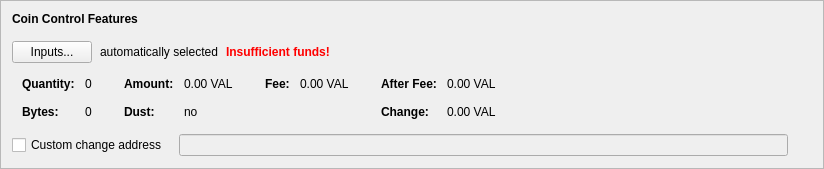
      <widget class="QFrame" name="frameCoinControl">
       <property name="sizePolicy">
        <sizepolicy hsizetype="Preferred" vsizetype="Fixed">
         <horstretch>0</horstretch>
         <verstretch>0</verstretch>
        </sizepolicy>
       </property>
       <property name="frameShape">
        <enum>QFrame::StyledPanel</enum>
       </property>
       <property name="frameShadow">
        <enum>QFrame::Raised</enum>
       </property>
       <layout class="QVBoxLayout" name="verticalLayout_4">
        <item>
         <layout class="QVBoxLayout" name="verticalLayoutCoinControl" stretch="0,0,0,0,0">
          <property name="spacing">
           <number>0</number>
          </property>
          <property name="sizeConstraint">
           <enum>QLayout::SetDefaultConstraint</enum>
          </property>
          <property name="leftMargin">
           <number>0</number>
          </property>
          <property name="topMargin">
           <number>0</number>
          </property>
          <item>
           <layout class="QHBoxLayout" name="horizontalLayoutCoinControl1">
            <property name="bottomMargin">
             <number>15</number>
            </property>
            <item>
             <widget class="QLabel" name="labelCoinControlFeatures">
              <property name="sizePolicy">
               <sizepolicy hsizetype="Preferred" vsizetype="Maximum">
                <horstretch>0</horstretch>
                <verstretch>0</verstretch>
               </sizepolicy>
              </property>
              <property name="font">
               <font>
                <weight>75</weight>
                <bold>true</bold>
               </font>
              </property>
              <property name="styleSheet">
               <string notr="true">font-weight:bold;</string>
              </property>
              <property name="text">
               <string>Coin Control Features</string>
              </property>
             </widget>
            </item>
           </layout>
          </item>
          <item>
           <layout class="QHBoxLayout" name="horizontalLayoutCoinControl2" stretch="0,0,0,0">
            <property name="spacing">
             <number>8</number>
            </property>
            <property name="bottomMargin">
             <number>10</number>
            </property>
            <item>
             <widget class="QPushButton" name="pushButtonCoinControl">
              <property name="styleSheet">
               <string notr="true"/>
              </property>
              <property name="text">
               <string>Inputs...</string>
              </property>
              <property name="autoDefault">
               <bool>false</bool>
              </property>
             </widget>
            </item>
            <item>
             <widget class="QLabel" name="labelCoinControlAutomaticallySelected">
              <property name="text">
               <string>automatically selected</string>
              </property>
              <property name="margin">
               <number>5</number>
              </property>
             </widget>
            </item>
            <item>
             <widget class="QLabel" name="labelCoinControlInsuffFunds">
              <property name="font">
               <font>
                <weight>75</weight>
                <bold>true</bold>
               </font>
              </property>
              <property name="styleSheet">
               <string notr="true">color:red;font-weight:bold;</string>
              </property>
              <property name="text">
               <string>Insufficient funds!</string>
              </property>
              <property name="margin">
               <number>5</number>
              </property>
             </widget>
            </item>
            <item>
             <spacer name="horizontalSpacerCoinControl">
              <property name="orientation">
               <enum>Qt::Horizontal</enum>
              </property>
              <property name="sizeHint" stdset="0">
               <size>
                <width>40</width>
                <height>1</height>
               </size>
              </property>
             </spacer>
            </item>
           </layout>
          </item>
          <item>
           <widget class="QWidget" name="widgetCoinControl" native="true">
            <property name="sizePolicy">
             <sizepolicy hsizetype="Preferred" vsizetype="Preferred">
              <horstretch>0</horstretch>
              <verstretch>0</verstretch>
             </sizepolicy>
            </property>
            <property name="minimumSize">
             <size>
              <width>0</width>
              <height>0</height>
             </size>
            </property>
            <property name="styleSheet">
             <string notr="true"/>
            </property>
            <layout class="QHBoxLayout" name="horizontalLayoutCoinControl5">
             <property name="leftMargin">
              <number>0</number>
             </property>
             <property name="topMargin">
              <number>0</number>
             </property>
             <property name="rightMargin">
              <number>0</number>
             </property>
             <property name="bottomMargin">
              <number>0</number>
             </property>
             <item>
              <layout class="QHBoxLayout" name="horizontalLayoutCoinControl3" stretch="0,0,0,1">
               <property name="spacing">
                <number>20</number>
               </property>
               <property name="topMargin">
                <number>0</number>
               </property>
               <property name="bottomMargin">
                <number>10</number>
               </property>
               <item>
                <layout class="QFormLayout" name="formLayoutCoinControl1">
                 <property name="horizontalSpacing">
                  <number>10</number>
                 </property>
                 <property name="verticalSpacing">
                  <number>14</number>
                 </property>
                 <property name="leftMargin">
                  <number>10</number>
                 </property>
                 <property name="topMargin">
                  <number>4</number>
                 </property>
                 <property name="rightMargin">
                  <number>6</number>
                 </property>
                 <item row="0" column="0">
                  <widget class="QLabel" name="labelCoinControlQuantityText">
                   <property name="font">
                    <font>
                     <weight>75</weight>
                     <bold>true</bold>
                    </font>
                   </property>
                   <property name="text">
                    <string>Quantity:</string>
                   </property>
                   <property name="margin">
                    <number>0</number>
                   </property>
                  </widget>
                 </item>
                 <item row="0" column="1">
                  <widget class="QLabel" name="labelCoinControlQuantity">
                   <property name="cursor">
                    <cursorShape>IBeamCursor</cursorShape>
                   </property>
                   <property name="contextMenuPolicy">
                    <enum>Qt::ActionsContextMenu</enum>
                   </property>
                   <property name="text">
                    <string notr="true">0</string>
                   </property>
                   <property name="margin">
                    <number>0</number>
                   </property>
                   <property name="textInteractionFlags">
                    <set>Qt::LinksAccessibleByMouse|Qt::TextSelectableByKeyboard|Qt::TextSelectableByMouse</set>
                   </property>
                  </widget>
                 </item>
                 <item row="1" column="0">
                  <widget class="QLabel" name="labelCoinControlBytesText">
                   <property name="font">
                    <font>
                     <weight>75</weight>
                     <bold>true</bold>
                    </font>
                   </property>
                   <property name="text">
                    <string>Bytes:</string>
                   </property>
                  </widget>
                 </item>
                 <item row="1" column="1">
                  <widget class="QLabel" name="labelCoinControlBytes">
                   <property name="cursor">
                    <cursorShape>IBeamCursor</cursorShape>
                   </property>
                   <property name="contextMenuPolicy">
                    <enum>Qt::ActionsContextMenu</enum>
                   </property>
                   <property name="text">
                    <string notr="true">0</string>
                   </property>
                   <property name="textInteractionFlags">
                    <set>Qt::LinksAccessibleByMouse|Qt::TextSelectableByKeyboard|Qt::TextSelectableByMouse</set>
                   </property>
                  </widget>
                 </item>
                </layout>
               </item>
               <item>
                <layout class="QFormLayout" name="formLayoutCoinControl2">
                 <property name="horizontalSpacing">
                  <number>10</number>
                 </property>
                 <property name="verticalSpacing">
                  <number>14</number>
                 </property>
                 <property name="leftMargin">
                  <number>6</number>
                 </property>
                 <property name="topMargin">
                  <number>4</number>
                 </property>
                 <property name="rightMargin">
                  <number>6</number>
                 </property>
                 <item row="0" column="0">
                  <widget class="QLabel" name="labelCoinControlAmountText">
                   <property name="font">
                    <font>
                     <weight>75</weight>
                     <bold>true</bold>
                    </font>
                   </property>
                   <property name="text">
                    <string>Amount:</string>
                   </property>
                   <property name="margin">
                    <number>0</number>
                   </property>
                  </widget>
                 </item>
                 <item row="0" column="1">
                  <widget class="QLabel" name="labelCoinControlAmount">
                   <property name="cursor">
                    <cursorShape>IBeamCursor</cursorShape>
                   </property>
                   <property name="contextMenuPolicy">
                    <enum>Qt::ActionsContextMenu</enum>
                   </property>
                   <property name="text">
                    <string notr="true">0.00 VAL</string>
                   </property>
                   <property name="textInteractionFlags">
                    <set>Qt::LinksAccessibleByMouse|Qt::TextSelectableByKeyboard|Qt::TextSelectableByMouse</set>
                   </property>
                  </widget>
                 </item>
                 <item row="1" column="0">
                  <widget class="QLabel" name="labelCoinControlLowOutputText">
                   <property name="font">
                    <font>
                     <weight>75</weight>
                     <bold>true</bold>
                    </font>
                   </property>
                   <property name="text">
                    <string>Dust:</string>
                   </property>
                  </widget>
                 </item>
                 <item row="1" column="1">
                  <widget class="QLabel" name="labelCoinControlLowOutput">
                   <property name="cursor">
                    <cursorShape>IBeamCursor</cursorShape>
                   </property>
                   <property name="contextMenuPolicy">
                    <enum>Qt::ActionsContextMenu</enum>
                   </property>
                   <property name="text">
                    <string notr="true">no</string>
                   </property>
                   <property name="textInteractionFlags">
                    <set>Qt::LinksAccessibleByMouse|Qt::TextSelectableByKeyboard|Qt::TextSelectableByMouse</set>
                   </property>
                  </widget>
                 </item>
                </layout>
               </item>
               <item>
                <layout class="QFormLayout" name="formLayoutCoinControl3">
                 <property name="horizontalSpacing">
                  <number>10</number>
                 </property>
                 <property name="verticalSpacing">
                  <number>14</number>
                 </property>
                 <property name="leftMargin">
                  <number>6</number>
                 </property>
                 <property name="topMargin">
                  <number>4</number>
                 </property>
                 <property name="rightMargin">
                  <number>6</number>
                 </property>
                 <item row="0" column="0">
                  <widget class="QLabel" name="labelCoinControlFeeText">
                   <property name="font">
                    <font>
                     <weight>75</weight>
                     <bold>true</bold>
                    </font>
                   </property>
                   <property name="text">
                    <string>Fee:</string>
                   </property>
                   <property name="margin">
                    <number>0</number>
                   </property>
                  </widget>
                 </item>
                 <item row="0" column="1">
                  <widget class="QLabel" name="labelCoinControlFee">
                   <property name="cursor">
                    <cursorShape>IBeamCursor</cursorShape>
                   </property>
                   <property name="contextMenuPolicy">
                    <enum>Qt::ActionsContextMenu</enum>
                   </property>
                   <property name="text">
                    <string notr="true">0.00 VAL</string>
                   </property>
                   <property name="textInteractionFlags">
                    <set>Qt::LinksAccessibleByMouse|Qt::TextSelectableByKeyboard|Qt::TextSelectableByMouse</set>
                   </property>
                  </widget>
                 </item>
                </layout>
               </item>
               <item>
                <layout class="QFormLayout" name="formLayoutCoinControl4">
                 <property name="horizontalSpacing">
                  <number>10</number>
                 </property>
                 <property name="verticalSpacing">
                  <number>14</number>
                 </property>
                 <property name="leftMargin">
                  <number>6</number>
                 </property>
                 <property name="topMargin">
                  <number>4</number>
                 </property>
                 <property name="rightMargin">
                  <number>6</number>
                 </property>
                 <item row="0" column="0">
                  <widget class="QLabel" name="labelCoinControlAfterFeeText">
                   <property name="font">
                    <font>
                     <weight>75</weight>
                     <bold>true</bold>
                    </font>
                   </property>
                   <property name="text">
                    <string>After Fee:</string>
                   </property>
                   <property name="margin">
                    <number>0</number>
                   </property>
                  </widget>
                 </item>
                 <item row="0" column="1">
                  <widget class="QLabel" name="labelCoinControlAfterFee">
                   <property name="cursor">
                    <cursorShape>IBeamCursor</cursorShape>
                   </property>
                   <property name="contextMenuPolicy">
                    <enum>Qt::ActionsContextMenu</enum>
                   </property>
                   <property name="text">
                    <string notr="true">0.00 VAL</string>
                   </property>
                   <property name="textInteractionFlags">
                    <set>Qt::LinksAccessibleByMouse|Qt::TextSelectableByKeyboard|Qt::TextSelectableByMouse</set>
                   </property>
                  </widget>
                 </item>
                 <item row="1" column="0">
                  <widget class="QLabel" name="labelCoinControlChangeText">
                   <property name="font">
                    <font>
                     <weight>75</weight>
                     <bold>true</bold>
                    </font>
                   </property>
                   <property name="text">
                    <string>Change:</string>
                   </property>
                  </widget>
                 </item>
                 <item row="1" column="1">
                  <widget class="QLabel" name="labelCoinControlChange">
                   <property name="cursor">
                    <cursorShape>IBeamCursor</cursorShape>
                   </property>
                   <property name="contextMenuPolicy">
                    <enum>Qt::ActionsContextMenu</enum>
                   </property>
                   <property name="text">
                    <string notr="true">0.00 VAL</string>
                   </property>
                   <property name="textInteractionFlags">
                    <set>Qt::LinksAccessibleByMouse|Qt::TextSelectableByKeyboard|Qt::TextSelectableByMouse</set>
                   </property>
                  </widget>
                 </item>
                </layout>
               </item>
              </layout>
             </item>
            </layout>
           </widget>
          </item>
          <item>
           <layout class="QHBoxLayout" name="horizontalLayoutCoinControl4" stretch="0,0,0">
            <property name="spacing">
             <number>12</number>
            </property>
            <property name="sizeConstraint">
             <enum>QLayout::SetDefaultConstraint</enum>
            </property>
            <property name="topMargin">
             <number>5</number>
            </property>
            <property name="rightMargin">
             <number>5</number>
            </property>
            <item>
             <widget class="QCheckBox" name="checkBoxCoinControlChange">
              <property name="toolTip">
               <string>If this is activated, but the change address is empty or invalid, change will be sent to a newly generated address.</string>
              </property>
              <property name="text">
               <string>Custom change address</string>
              </property>
             </widget>
            </item>
            <item>
             <widget class="QValidatedLineEdit" name="lineEditCoinControlChange">
              <property name="enabled">
               <bool>false</bool>
              </property>
              <property name="sizePolicy">
               <sizepolicy hsizetype="Expanding" vsizetype="Fixed">
                <horstretch>0</horstretch>
                <verstretch>0</verstretch>
               </sizepolicy>
              </property>
             </widget>
            </item>
            <item>
             <widget class="QLabel" name="labelCoinControlChangeLabel">
              <property name="sizePolicy">
               <sizepolicy hsizetype="Preferred" vsizetype="Expanding">
                <horstretch>0</horstretch>
                <verstretch>0</verstretch>
               </sizepolicy>
              </property>
              <property name="minimumSize">
               <size>
                <width>0</width>
                <height>0</height>
               </size>
              </property>
              <property name="text">
               <string/>
              </property>
              <property name="margin">
               <number>3</number>
              </property>
             </widget>
            </item>
           </layout>
          </item>
          <item>
           <spacer name="verticalSpacerCoinControl">
            <property name="orientation">
             <enum>Qt::Vertical</enum>
            </property>
            <property name="sizeType">
             <enum>QSizePolicy::Expanding</enum>
            </property>
            <property name="sizeHint" stdset="0">
             <size>
              <width>800</width>
              <height>1</height>
             </size>
            </property>
           </spacer>
          </item>
         </layout>
        </item>
       </layout>
      </widget>
